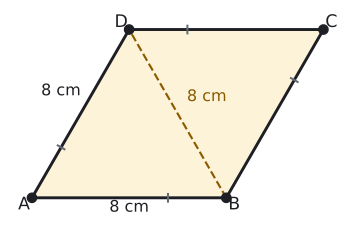

Source code (Python):
import sys; sys.path.insert(0, "tools")
from cizim import *

P = lambda x, y: np.array([float(x), float(y)])
uz = lambda U, V: round(float(np.linalg.norm(U - V)), 4)
def acisi(K, U, V):
    u, v = U - K, V - K
    return round(float(np.degrees(np.arccos(np.dot(u, v) / np.linalg.norm(u) / np.linalg.norm(v)))), 3)
def birim(U, V):
    t = (V - U) / np.linalg.norm(V - U); return t, np.array([-t[1], t[0]])
def cetik(U, V, n=1, renk=SOLUK, f=0.5):
    M = U + f * (V - U); t, m = birim(U, V)
    for i in range(n):
        c = M + (i - (n - 1) / 2) * 0.2 * S * t
        ax.plot(*zip(c - 0.22 * S * m, c + 0.22 * S * m), color=renk, lw=1.5)
def olcu(U, V, metin, d=0.5, renk=YAZI, fs=13, f=0.5):
    """[UV] üzerinde f oranındaki noktaya, U->V yönünün soluna d*S uzağa yazı (d < 0: sağına)."""
    M = U + f * (V - U); _, m = birim(U, V)
    ax.text(*(M + d * S * m), metin, ha="center", va="center", color=renk, fontsize=fs)
def dik_isareti(K, U, V, r=0.4):
    a_ = (U - K) / np.linalg.norm(U - K) * r * S; b_ = (V - K) / np.linalg.norm(V - K) * r * S
    ax.plot(*zip(K + a_, K + a_ + b_, K + b_), color=SOLUK, lw=1.3)
def harf(Q, metin, dx, dy, renk=YAZI, fs=13):
    ax.text(Q[0] + dx * S, Q[1] + dy * S, metin, ha="center", va="center", color=renk, fontsize=fs)
def cizgi(U, V, renk=YAZI, lw=2.2, ls="-"):
    ax.plot(*zip(U, V), color=renk, lw=lw, ls=ls)
def basla(xmin, xmax, ymin, ymax, en=5.5):
    global fig, ax
    fig, ax = sekil(en, en * (ymax - ymin) / (xmax - xmin))
    ax.set_aspect("equal"); ax.axis("off"); ax.set_xlim(xmin, xmax); ax.set_ylim(ymin, ymax)
def dortgen(A, B, C, D, dolgu=None):
    if dolgu: ax.add_patch(patches.Polygon([A, B, C, D], closed=True, facecolor=dolgu, edgecolor="none"))
    ax.plot(*zip(A, B, C, D, A), color=YAZI)
    for Q in (A, B, C, D): nokta(ax, *Q, "")
def ucgen_dolgu(U, V, W, renk):
    ax.add_patch(patches.Polygon([U, V, W], closed=True, facecolor=renk, edgecolor="none"))
def eskenar(a, derece):
    """A(0,0), B(a,0), A'daki açı derece olan eşkenar dörtgen; E köşegenlerin kesişimi."""
    t = np.radians(derece)
    A, B, D = P(0, 0), P(a, 0), P(a * np.cos(t), a * np.sin(t)); C = B + D
    return A, B, C, D, (A + C) / 2
def koseler(A, B, C, D):
    harf(A, "A", -0.45, -0.4); harf(B, "B", 0.45, -0.4); harf(C, "C", 0.45, 0.4); harf(D, "D", -0.45, 0.4)

# Alıştırma 12: kenarı 8, kısa köşegeni 8 olan karo (dar açı 60°).
A, B, C, D, E = eskenar(8, 60)
S = 8 / 11
print("BD", uz(B, D), "A", acisi(A, B, D))
basla(-1.0, C[0] + 1.0, -0.9, C[1] + 0.9, en=4.6)
dortgen(A, B, C, D, SARI_ACIK); koseler(A, B, C, D)
cizgi(B, D, SARI, 1.6, "--")
olcu(A, B, "8 cm", -0.55, YAZI, 12); olcu(D, A, "8 cm", -1.6, YAZI, 12, f=0.45)
olcu(B, D, "8 cm", -1.9, SARI, 12, f=0.5)
for U, V in ((A, B), (B, C), (C, D), (D, A)): cetik(U, V, f=0.7)
kaydet(fig, __file__)
